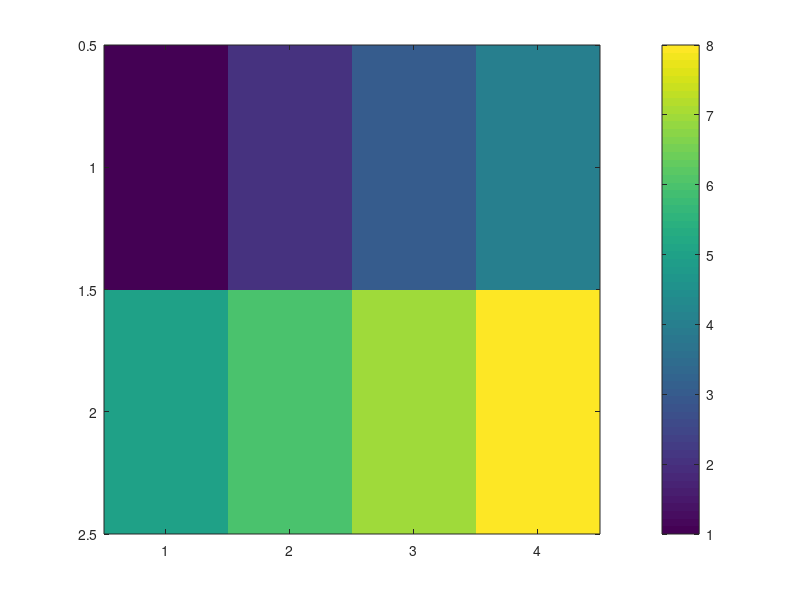

MATLAB code to generate this figure:
a = {'A','cat';...
    'A','cat';...
    'A','cat';...
    'A','cat';...
    'A','cat';...
    'A','cat';...
    'A','cat';...
    'A','cat';...
    'B','cat';...
    'B','dog';...
    'B','cat';...
    'B','cat';...
    'B','cat';...
    'C','cat';...
    'D','cat';}
c = a(1:end,1)
d = a(1:end,2)

[uniqs, loc, lia] = unique(c)
[uniqs, loc, lia] = unique(d)
for i=1:size(a,2) 
    counts = zeros(size(uniqs))
    for j=1:numel(uniqs)
        counts(j,1) = sum(lia == j)
    end
end


b = [1 2 3 4; 5 6 7 8;]
imagesc(b)
colorbar


